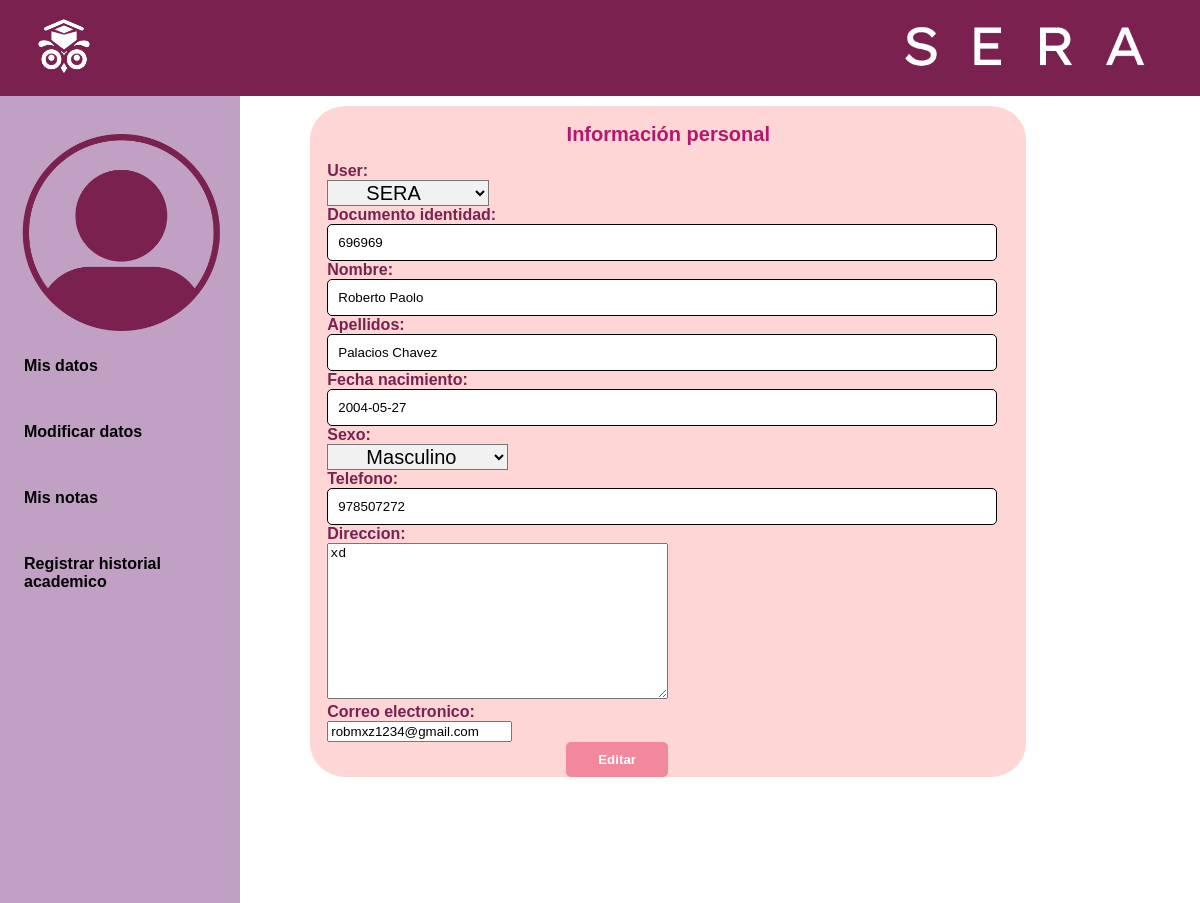
/editar-alumno (signed in), run on the app's committed database.
### main/models.py (models this page shows, shortened)
class Alumno(models.Model):
    user = models.ForeignKey(User, on_delete=models.CASCADE)
    documento_identidad = models.CharField(max_length=20, unique=True)
    nombre = models.CharField(max_length=100)
    apellidos = models.CharField(max_length=100)
    fecha_nacimiento = models.DateField()
    sexo = models.CharField(max_length=1, choices=[('M', 'Masculino'), ('F', 'Femenino')])
    telefono = models.CharField(max_length=15)
    direccion = models.TextField()
    correo_electronico = models.EmailField(unique=True)

### main/views.py (the view)
# urls.py: path('editar-alumno',views.editar_alumno, name='editar_alumno'),
@login_required(login_url="/login")
def editar_alumno(request):
    alumno = get_object_or_404(Alumno, user=request.user)
    if request.method == 'POST':
        form = AlumnoForm(request.POST, instance=alumno)
        if form.is_valid():
            form.save()
            return redirect("/home")
    else:
        form = AlumnoForm(instance=alumno)
    return render(request, 'main/editar_alumno.html', {'form': form})

### main/forms.py
class AlumnoForm(forms.ModelForm):
    class Meta:
        model = Alumno
        exclude="__all__"

### main/templates/main/editar_alumno.html (shortened to what this page needs)
{% extends 'main/base.html' %}
{% block content %}
{% load static %}
<head>
  <link rel="stylesheet" href="{% static 'style.css' %}">
</head>
<body class="body2">
  <header>
    <img src="{% static 'assets/SERA_LOGO_BLANCO.png' %}" alt="imagen-logo">
    <img src="{% static 'assets/SERA_TITULO_BLANCO.png' %}" alt="imagen-logo">
  </header>
  <div class="display-flex">
    <nav>
      <img src="{% static 'assets/ICONO_GENERAL_PERFIL.png' %}" alt="foto-persona">
      <a href="/estudiante" class="class-option">Mis datos</a>
      <a href="/editar-alumno" class="class-option">Modificar datos</a>
      <a href="/estudiante-notas" class="class-option">Mis notas</a>
      <a href="/create-historial" class="class-option">Registrar historial academico</a>
    </nav>
    <main>
      <div class="grid-center">
        <section class="personal-data container-data2">
          <h2>Información personal</h2>
          <div class="container-button">
            <form method="post">
                {% csrf_token %}{{form}}
                <button type="submit" class="btn btn-success edit-button">Editar</button>
            </form>
           </div>
        </section>
      </div>
    </main>
  </div>
  {% endblock %}

### main/static/style.css (style rules this page uses)
:root { --color1:#c0a0c3; --color2:#f1889b; --color3:#ffcdd4; --color4:#7A2150; --negro: #000000; --blanco: #FFFFFF; --rosado-claro:#FFD6D6; --rosado-oscuro:#B4186E; --verde-oscuro:#39B54A; --verde-claro:#E7FFCC; --azul-claro:#CFE8FF; --azul-oscuro:#2D90EB; --rosa-palido:#C170A1; --gris: #F1F1F1; --lavanda: #E7E6FB; --rosa-bebe: #F9E5EA; --panache: #FBEDD9; --cian-palido: #CFF6FF; --rojo: #ED1D2B; --gris-oscuro: #737373; --fuentePrincipal: 'Lexend-Deca',sans-serif; }
html, body { height: 100%; margin: 0; padding: 0; overflow-x: hidden; position: relative; background-image: url('assets/SERA_IMAGEN_FONDO_LOGIN.png'); background-size: cover; background-color: var(--negro); background-repeat: no-repeat; font-family: var(--fuentePrincipal); }
main { margin: 0 auto; max-width: 70%; }
.body2 { background-image: none; background-color: var(--blanco); height: 100%; margin: 0; padding: 0; overflow-x: hidden; position: relative; background-size: cover; background-repeat: no-repeat; font-family: var(--fuentePrincipal); }
header { display: flex; background-color:var(--color4); width: 100%; height: 10vh; margin: 0; padding: 1vh; justify-content: space-between; }
header img { height: 80%; margin:0.5% 2%; }
label { display: block; color: var(--color4); font-weight: bold; }
input[type="text"], input[type="password"] { width:95%; padding: 10px; border-radius: 5px; border: none; background-color:var(--blanco); border: 1px solid var(--negro); }
button[type="submit"] { background-color:var(--color2); color:var(--blanco); border: none; padding: 10px 20px; border-radius: 5px; cursor: pointer; transition: background-color 0.3s ease; margin: 0 35%; }
nav { display: grid; background-color: var(--color1); height: 100%; width: 20%; }
nav img { margin-top: 15%; width: 100%; }
.class-option { text-decoration: none; color: var(--negro); font-weight: bold; padding:10%; }
h2 { font-size: 20px; font-weight: bold; text-align: center; }
.personal-data { background-color: var(--rosado-claro); }
.personal-data h2 { color: var(--rosado-oscuro); }
.container-data2 { margin: 3%; padding: 0 5%; height: auto; width: 200%; flex-direction: column; border-radius: 5%; }
.edit-button { display: flex; background-color: var(--color4); border-radius: 20%; color: var(--blanco); align-self: flex-end; margin: 4%; padding: 1.5% 3.5%; border: none; font-weight: bold; width: 15%; justify-content: center; }
.grid-center { display: grid; grid-template-columns: repeat(3,1fr); }
.display-flex { display: flex; height: auto; }
.container-button { display: flex; flex-direction: column; }
form select { background-color: var(--gris); font-size: 20px; padding: 0 5%; }

### data on the page
Alumno: user "SERA", documento_identidad "696969", nombre "Roberto Paolo", apellidos "Palacios Chavez", fecha_nacimiento "2004-05-27", sexo "Masculino", telefono "978507272", direccion "xd", correo_electronico "robmxz1234@gmail.com"
